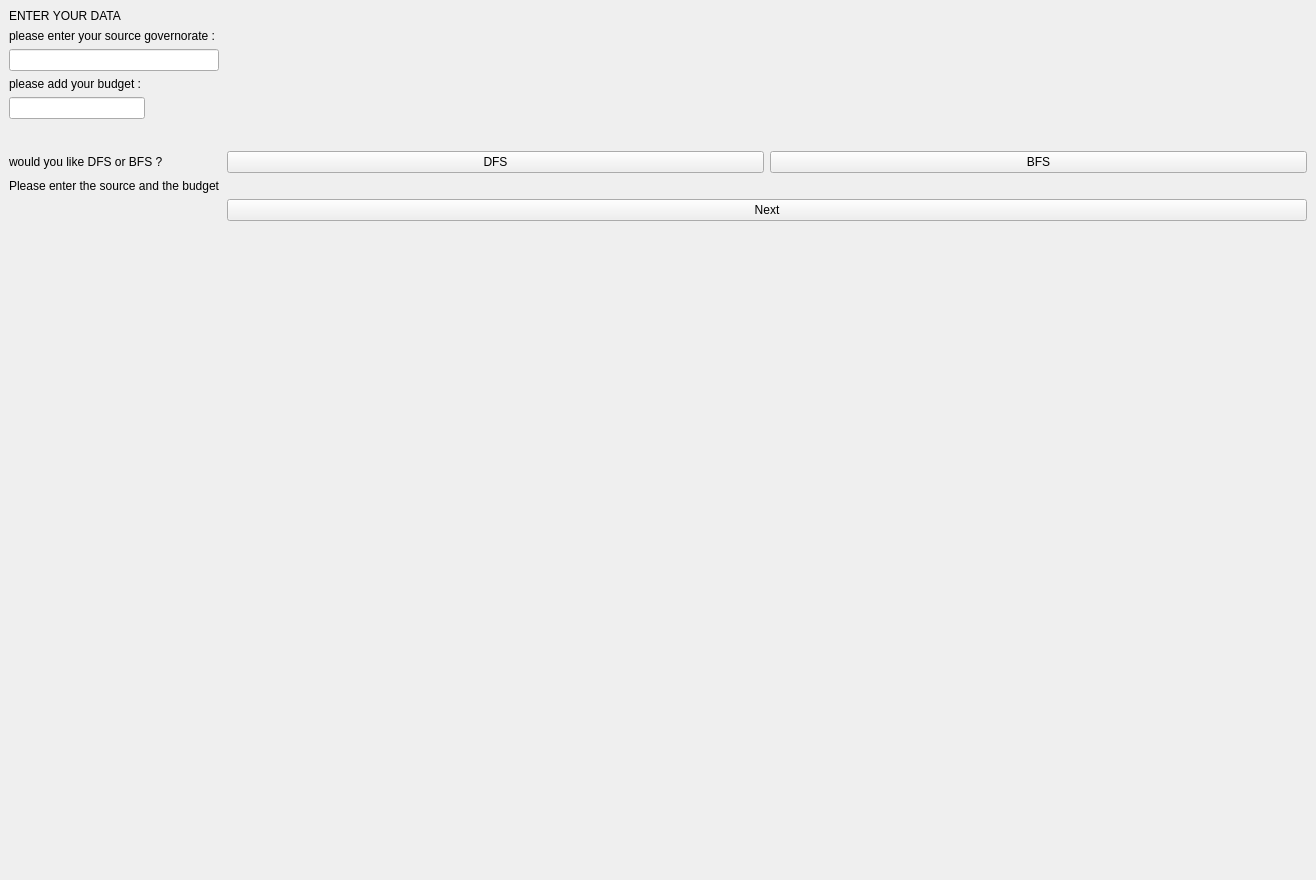
<?xml version="1.0" encoding="UTF-8"?>
<ui version="4.0">
 <class>DataEntry</class>
 <widget class="QWidget" name="DataEntry">
  <property name="geometry">
   <rect>
    <x>0</x>
    <y>0</y>
    <width>1316</width>
    <height>880</height>
   </rect>
  </property>
  <property name="windowTitle">
   <string>Form</string>
  </property>
  <layout class="QGridLayout" name="gridLayout">
   <property name="leftMargin">
    <number>0</number>
   </property>
   <property name="topMargin">
    <number>0</number>
   </property>
   <property name="rightMargin">
    <number>0</number>
   </property>
   <property name="bottomMargin">
    <number>0</number>
   </property>
   <item row="0" column="0">
    <widget class="QWidget" name="widget" native="true">
     <layout class="QFormLayout" name="formLayout">
      <item row="0" column="0">
       <widget class="QLabel" name="label_2">
        <property name="text">
         <string>ENTER YOUR DATA</string>
        </property>
       </widget>
      </item>
      <item row="2" column="0">
       <layout class="QVBoxLayout" name="verticalLayout_3">
        <item>
         <widget class="QLabel" name="label_3">
          <property name="text">
           <string>please enter your source governorate : </string>
          </property>
         </widget>
        </item>
        <item>
         <widget class="QLineEdit" name="lineEdit"/>
        </item>
       </layout>
      </item>
      <item row="6" column="0">
       <layout class="QVBoxLayout" name="verticalLayout_4">
        <item>
         <widget class="QLabel" name="label">
          <property name="text">
           <string>please add your budget : </string>
          </property>
         </widget>
        </item>
        <item>
         <widget class="QLineEdit" name="lineEdit_2"/>
        </item>
       </layout>
      </item>
      <item row="7" column="1">
       <spacer name="horizontalSpacer">
        <property name="orientation">
         <enum>Qt::Horizontal</enum>
        </property>
        <property name="sizeHint" stdset="0">
         <size>
          <width>40</width>
          <height>20</height>
         </size>
        </property>
       </spacer>
      </item>
      <item row="9" column="0">
       <widget class="QLabel" name="label_4">
        <property name="text">
         <string>would you like DFS or BFS ? </string>
        </property>
       </widget>
      </item>
      <item row="9" column="1">
       <layout class="QHBoxLayout" name="horizontalLayout">
        <item>
         <widget class="QPushButton" name="pushButton_3">
          <property name="text">
           <string>DFS</string>
          </property>
         </widget>
        </item>
        <item>
         <widget class="QPushButton" name="pushButton">
          <property name="text">
           <string>BFS</string>
          </property>
         </widget>
        </item>
       </layout>
      </item>
      <item row="12" column="0">
       <widget class="QLabel" name="label_5">
        <property name="text">
         <string>Please enter the source and the budget</string>
        </property>
       </widget>
      </item>
      <item row="14" column="1">
       <widget class="QPushButton" name="pushButton_2">
        <property name="text">
         <string>Next</string>
        </property>
       </widget>
      </item>
      <item row="15" column="1">
       <spacer name="verticalSpacer">
        <property name="orientation">
         <enum>Qt::Vertical</enum>
        </property>
        <property name="sizeHint" stdset="0">
         <size>
          <width>20</width>
          <height>40</height>
         </size>
        </property>
       </spacer>
      </item>
     </layout>
    </widget>
   </item>
  </layout>
 </widget>
 <resources/>
 <connections/>
</ui>
